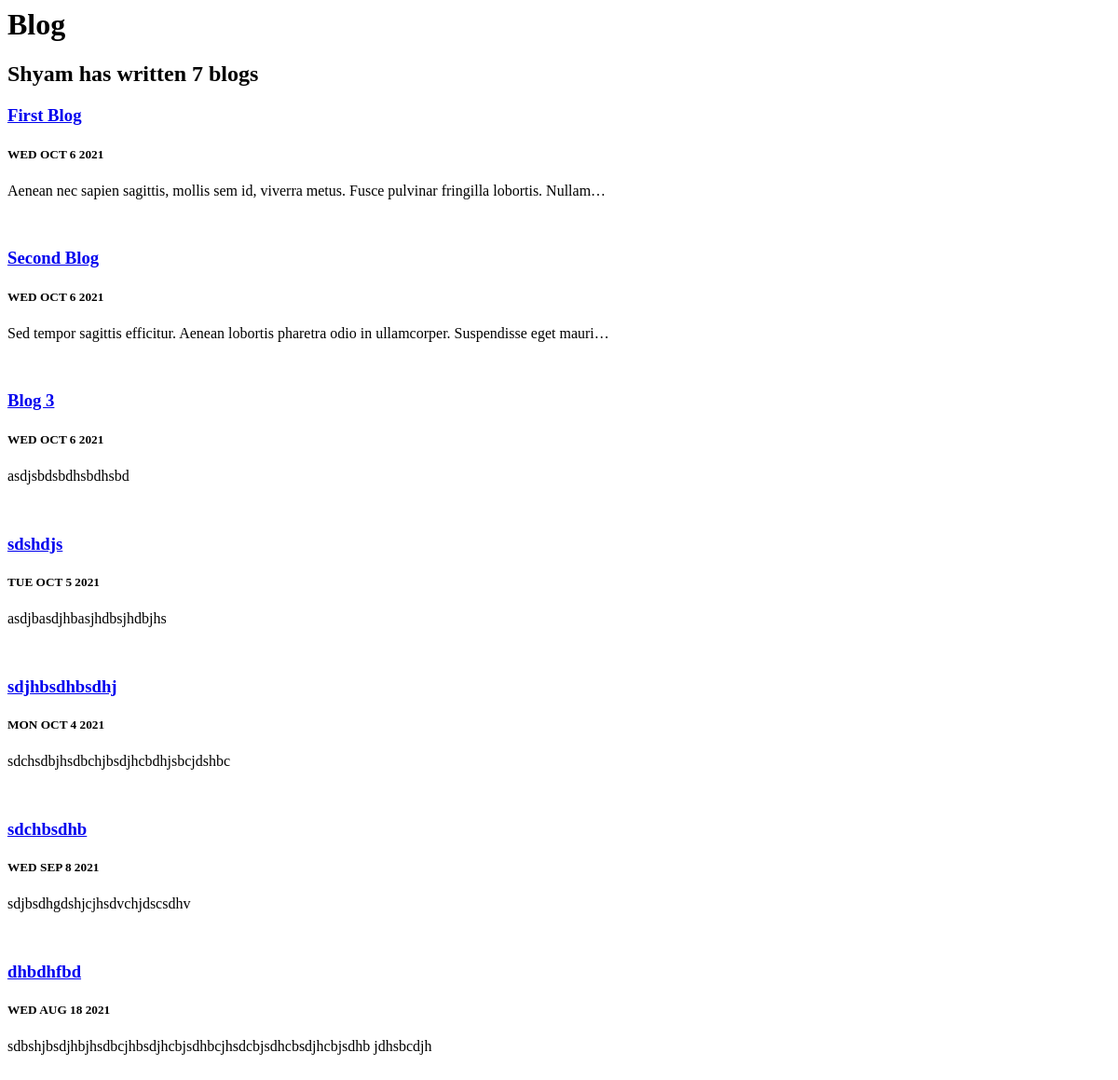
Page /blog/ on the earlier database version.
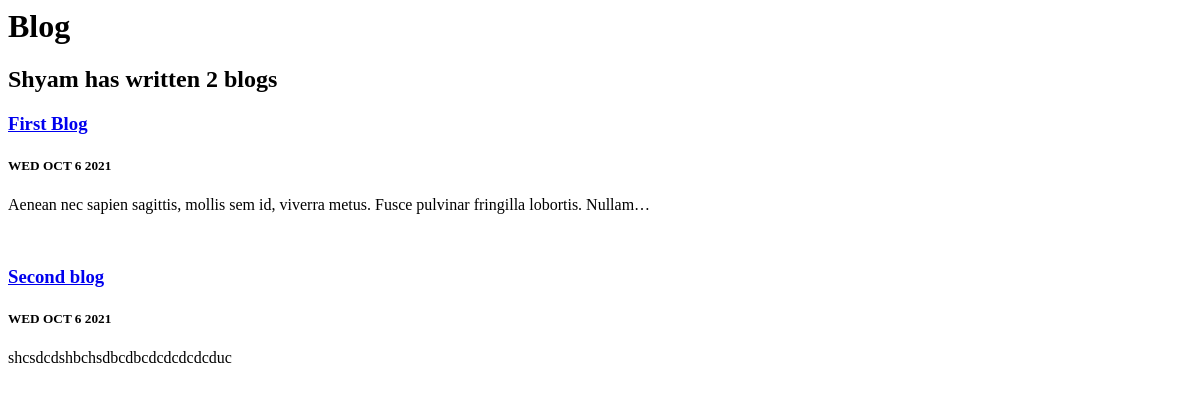
Same page on the later database version.
### blog/models.py (models this page shows)
class Blog(models.Model):
	title = models.CharField(max_length=200)
	content = models.TextField()
	date = models.DateField()

### blog/views.py (the view)
# urls.py: path('', views.all_blogs, name='all_blogs'),
def all_blogs(request):
	blogs = Blog.objects.order_by('-date')
	return render(request, 'blog/all_blogs.html', { 'blogs': blogs })

### blog/templates/blog/all_blogs.html (shortened to what this page needs)
<h1>Blog</h1>
<h2>Shyam has written {{ blogs.count }} blog{{ blogs.count|pluralize }}</h2>
{% for blog in blogs %}
<a href="{% url 'blog:detail' blog.id %}"><h3>{{ blog.title}}</h3></a>
<h5>{{ blog.date|date:'D M j Y'|upper }}</h5>
<p>{{ blog.content|striptags|truncatechars:100 }}</p>
{% endfor %}

Differences in the rows shown:
removed Blog: title "Second Blog", date "WED OCT 6 2021", content "Sed tempor sagittis efficitur. Aenean lobortis pharetra odio in ullamcorper. Suspendisse eget mauri…"
removed Blog: title "Blog 3", date "WED OCT 6 2021", content "asdjsbdsbdhsbdhsbd"
removed Blog: title "sdshdjs", date "TUE OCT 5 2021", content "asdjbasdjhbasjhdbsjhdbjhs"
removed Blog: title "sdjhbsdhbsdhj", date "MON OCT 4 2021", content "sdchsdbjhsdbchjbsdjhcbdhjsbcjdshbc"
removed Blog: title "sdchbsdhb", date "WED SEP 8 2021", content "sdjbsdhgdshjcjhsdvchjdscsdhv"
removed Blog: title "dhbdhfbd", date "WED AUG 18 2021", content "sdbshjbsdjhbjhsdbcjhbsdjhcbjsdhbcjhsdcbjsdhcbsdjhcbjsdhb jdhsbcdjh"
added Blog: title "Second blog", date "WED OCT 6 2021", content "shcsdcdshbchsdbcdbcdcdcdcdcduc"
Other differences:
{{ blogs.count }}: "7" → "2"
